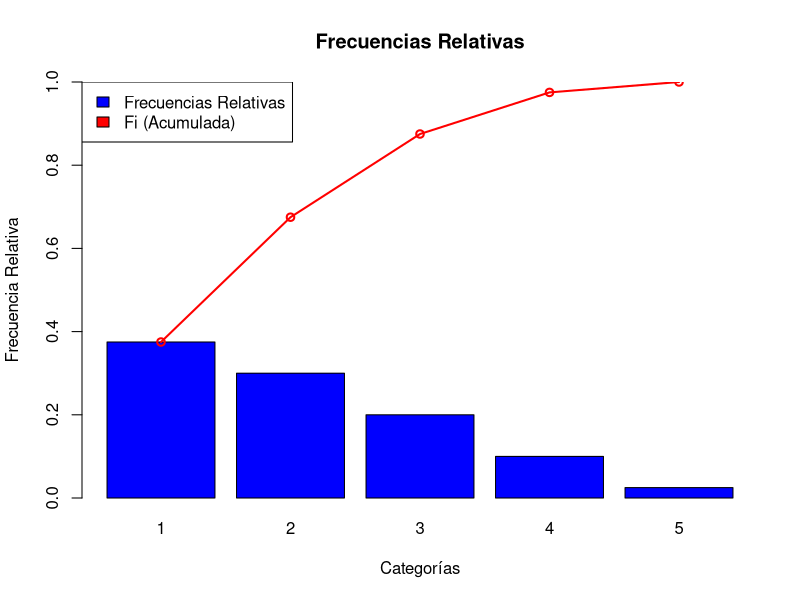
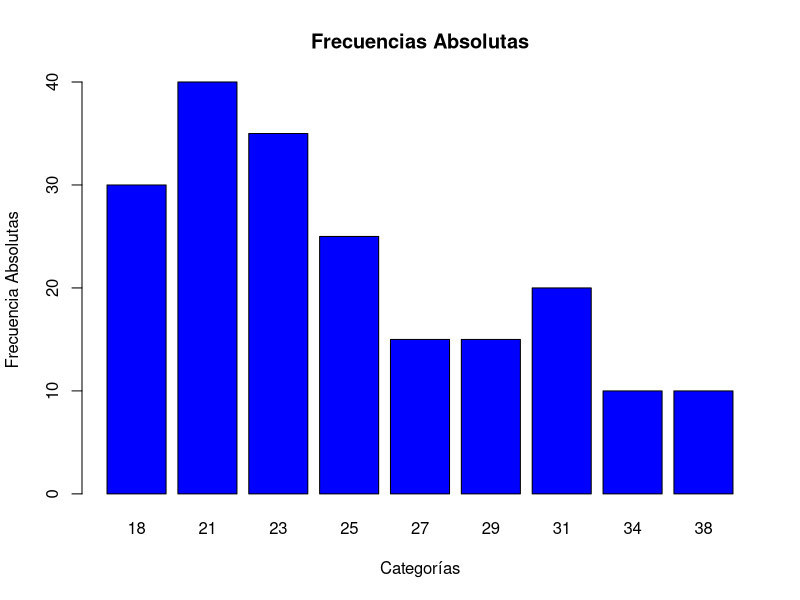

Reproduce these figures in R, in order.
## ---- chunk 1
# Funciones

# Función que calcula las frecuencias absolutas dados unos datos crudos
calc_ni <- function(datos_in, xi_in) {
  ni <- sapply(xi_in, function(valor) {
    sum(datos_in == valor)
  })
  return(ni)
}

# Función que calcula las frecuencias relativas de cada dato
calc_fi <- function(datos_in, ni_in) {
  total <- sum(ni_in)
  fi <- sapply(ni_in, function(valor) {
    valor/total
  })
  return(fi)
}

# Función que calcula la frecuencia acumulada. Se puede dar la relativa o absoluta para este fin, sirve para ambas
calc_acumulada <- function(frecuencia_in) {
  frec_acumulada <- c(frecuencia_in[1])
  for (i in 2:length(frecuencia_in)) {
    frec_acumulada <- c(frec_acumulada, 
                        frec_acumulada[i-1] + frecuencia_in[i])
  }
  return(frec_acumulada)
}

# Calcula la media ponderada de unos datos dada su tabla de frecuencias
calc_media_ponderada <- function(datos) {
  return(sum(datos$xi * datos$fi))
}

# Calcula el momento de orden "r" (dado) de una tabla de frecuencias
calc_momento <- function(orden, datos) {
  media <- sum(datos$xi * datos$fi)
  resultado <- sapply(1:length(datos$xi), function(i) {
    (datos$xi[i] - media)^orden * datos$fi[i] 
  })
  return(sum(resultado))
}

# Calcula la desviación típica de una tabla de frecuencias
calc_sd <- function(datos) {
  media <- sum(datos$xi * datos$fi)
  resultado <- sapply(1:length(datos$xi), function(i) {
    (datos$xi[i] - media)^2 * datos$fi[i]
  })
  return(sqrt(sum(resultado)))
}

# Calcula las marcas de clase de una lista de vectores que representan los límites de los intervalos:
# list(c(inf1, max1), c(inf2, max2), ..., c(infN, maxN))
calc_marcas_clase <- function(intervalos){
  marcas <- sapply(intervalos, function(valor) {
    (valor[1] + valor[2])/2
  })
  return(marcas)
}

# Dado un valor C(k) y una tabla de frecuencias con sus intervalos inferiores y superiores en columnas distintas, te calcula el percentil en el que cae
calc_percentil_k <- function(ck, datos) {
  fila <- which(ck >= datos$vida_media_inf & ck < datos$vida_media_sup)
  li_1 <- datos$vida_media_inf[fila]
  ai <- datos$vida_media_sup[fila] - li_1
  resultado <- ((ck - li_1) * (datos$ni[fila] / ai) + datos$Ni[fila-1] ) * 1/sum(datos$ni) 
  return(resultado)
}
## ---- chunk 2

# Main

datos <- c(1,3,2,2,3,1,1,2,2,1,
           1,4,3,1,3,2,3,2,2,2,
           1,2,5,1,3,1,2,1,3,1,
           4,1,1,3,4,2,2,1,1,4)
xi <- sort(unique(datos))
ni <- calc_ni(datos, xi)
fi <- calc_fi(datos, ni)
ni_acumulada <- calc_acumulada(ni)
fi_acumulada <- calc_acumulada(fi)

resultado <- data.frame(
  xi = xi,
  ni = ni,
  fi = fi,
  Ni = ni_acumulada,
  Fi = fi_acumulada
)

print(resultado)
## ---- chunk 3
barp <- barplot(resultado$fi, 
        names.arg=resultado$xi, 
        col="blue", 
        main="Frecuencias Relativas", 
        xlab="Categorías", ylab="Frecuencia Relativa", ylim=c(0, 1))
lines(barp, 
      resultado$Fi,
      type='o', 
      col="red", 
      lwd=2) # 'lwd' es el ancho de la línea
legend("topleft",                      # Ubicación de la leyenda
       legend=c("Frecuencias Relativas", "Fi (Acumulada)"), # Textos de la leyenda
       fill=c("blue", "red"))             # Colores correspondientes
## ---- chunk 4
# Funciones
calc_moda <- function(tabla_frecuencias) {
  if (any(names(tabla_frecuencias) == "fi")) {
    max_freq <- max(tabla_frecuencias$fi)
    modas <- tabla_frecuencias$xi[tabla_frecuencias$fi == max_freq]
  } else {
    print("El dataset debe incluir la columna de frecuencias relativas")
  }
  return(modas)
}

# Main
media <- mean(datos)
mediana <- median(datos)
moda <- calc_moda(resultado)

print(paste("Media: ", media, "Mediana: ", mediana, "Moda: ", paste(moda, collapse = ", ")))
## ---- chunk 5
marcas_clase <- c(18,21,23,25,27,29,31,34,38)
ni <- c(30,40,35,25,15,15,20,10,10)
datos = data.frame(
  xi = marcas_clase,
  ni = ni, 
  fi = calc_fi(marcas_clase, ni)
)
datos

asimetria_fisher <- calc_momento(3, datos) / (calc_sd(datos))^3

barp <- barplot(datos$ni, 
        names.arg=datos$xi, 
        col="blue", 
        main="Frecuencias Absolutas", 
        xlab="Categorías", ylab="Frecuencia Absolutas")
print(paste("Coeficiente de asimetría de Fisher: ", asimetria_fisher, "> 0 Por lo que asimetría positiva o a la derecha"))
## ---- chunk 6
vida_media <- list(c(100,300), c(300,400), c(400,500), c(500,600), c(600,700), c(700,900))
vida_media_inferior <- sapply(vida_media, function(x) x[1])
vida_media_superior <- sapply(vida_media, function(x) x[2])
ni <- c(54, 96, 130, 88, 85, 47)
xi <- calc_marcas_clase(vida_media)
fi = calc_fi(ni_in = ni)
Fi = calc_acumulada(frecuencia_in = fi)
Ni = calc_acumulada(frecuencia_in = ni)

datos <- data.frame(
  vida_media_inf = vida_media_inferior,
  vida_media_sup = vida_media_superior, 
  xi = xi,
  ni = ni,
  fi = fi,
  Fi = Fi,
  Ni = Ni
)

calc_percentil_k(437, datos)
